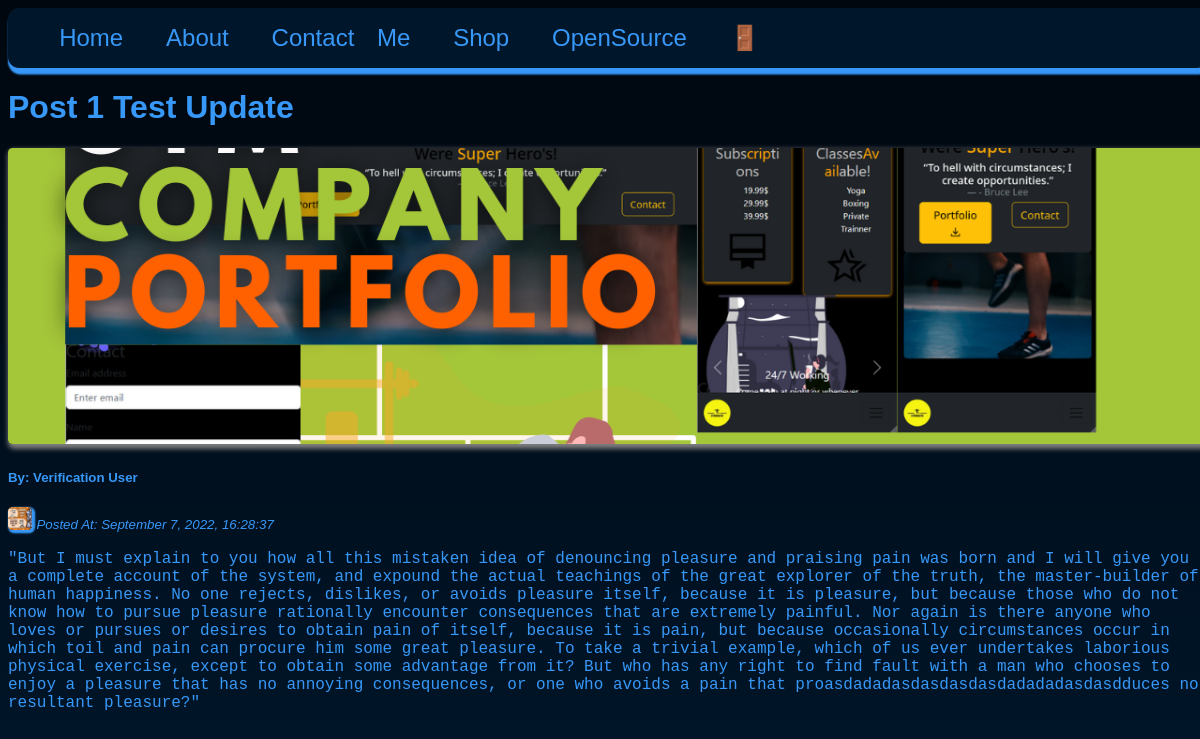
The page /single-post.php?id=1 on the database as committed earlier.
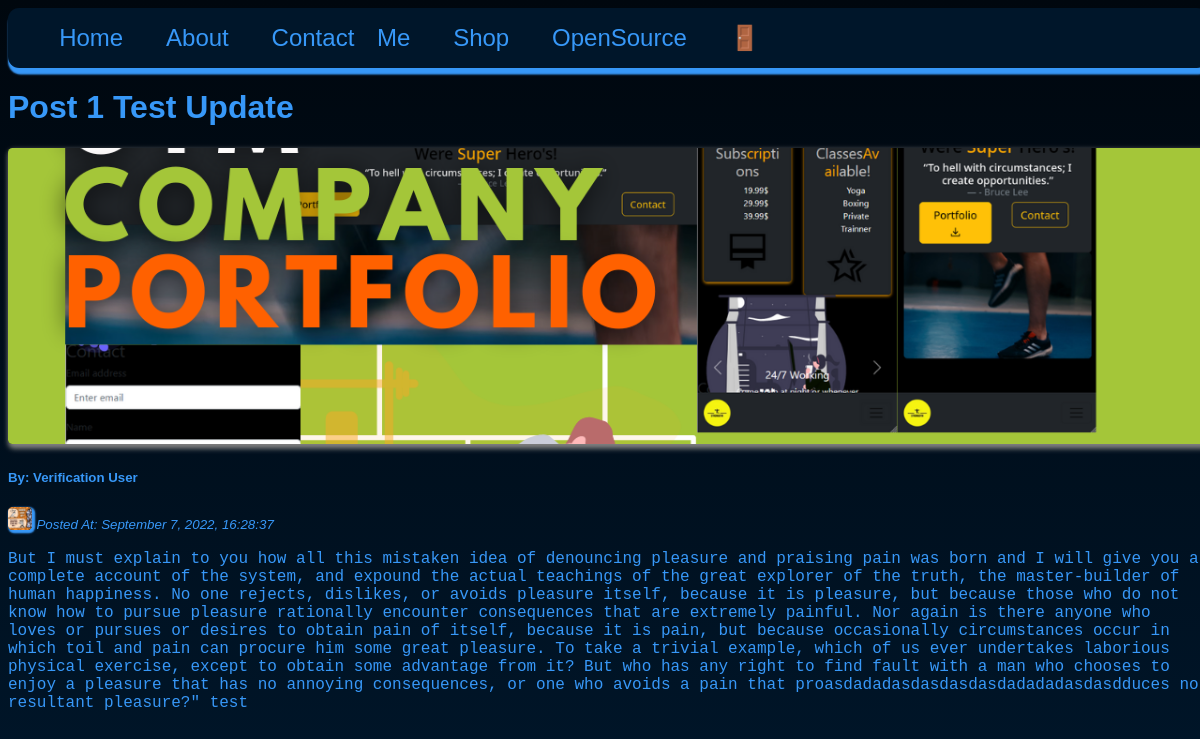
The same page on the database as committed later.
### tables this page shows
CREATE TABLE `posts` (
  `id` int(11) UNSIGNED NOT NULL,
  `title` varchar(255) NOT NULL,
  `body` text NOT NULL,
  `thumbnail` varchar(255) NOT NULL,
  `date_time` timestamp NOT NULL DEFAULT current_timestamp(),
  `category_id` int(11) UNSIGNED DEFAULT NULL,
  `author_id` int(11) UNSIGNED NOT NULL,
  `is_featured` tinyint(1) NOT NULL
);

### single-post.php (the view)
<?php
include('./partials/header/header.php');
include('./partials/nav/nav.php');
if (isset($_GET['id'])) {
    $id = filter_var($_GET['id'], FILTER_SANITIZE_NUMBER_INT);
    $query = "SELECT * FROM posts WHERE id=$id";
    $result = mysqli_query($connect__db, $query);
    $post = mysqli_fetch_assoc($result);
} else {
    die();
}
?>
<h1><?= $post['title']; ?></h1>
<img src="<?= HOME_URL . 'images/' . $post['thumbnail'] ?>" class="app__card-img" alt="<?= $post['title']; ?>"
    loading="lazy" />
<div class="app__card-author">
    <?php
    $author_id = $post['author_id'];
    $author_query = "SELECT * FROM users WHERE id=$author_id";
    $author_result = mysqli_query($connect__db, $author_query);
    $author = mysqli_fetch_assoc($author_result);
    ?>
    <strong>
        <h5>
            By: <?= "{$author['firstname']} {$author['lastname']}"; ?>
        </h5>
        <img src="./images/<?= $author['avatar'] ?>" class="app__nav-avatar" />
    </strong>
    <small>
        <em>
            Posted At: <?= date("F j, Y, G:i:s ", strtotime($post['date_time'])) ?>
        </em>
    </small>
</div>
<p>
    <?= $post['body']; ?>
</p>

Rows that differ between the two databases and show on the page:
changed posts "Post 1 Test Update": body "\"But I must explain to you how all this mistaken idea of denouncing pleasure and praising pain was born and I will give you a complete account of the system, and expound the actual teachings of the great explorer of the truth, the master-builder of human happiness. No one rejects, dislikes, or avoids pleasure itself, because it is pleasure, but because those who do not know how to pursue pleasure rationally encounter consequences that are extremely painful. Nor again is there anyone who loves or pursues or desires to obtain pain of itself, because it is pain, but because occasionally circumstances occur in which toil and pain can procure him some great pleasure. To take a trivial example,…" → "But I must explain to you how all this mistaken idea of denouncing pleasure and praising pain was born and I will give you a complete account of the system, and expound the actual teachings of the great explorer of the truth, the master-builder of human happiness. No one rejects, dislikes, or avoids pleasure itself, because it is pleasure, but because those who do not know how to pursue pleasure rationally encounter consequences that are extremely painful. Nor again is there anyone who loves or pursues or desires to obtain pain of itself, because it is pain, but because occasionally circumstances occur in which toil and pain can procure him some great pleasure. To take a trivial example,…"
